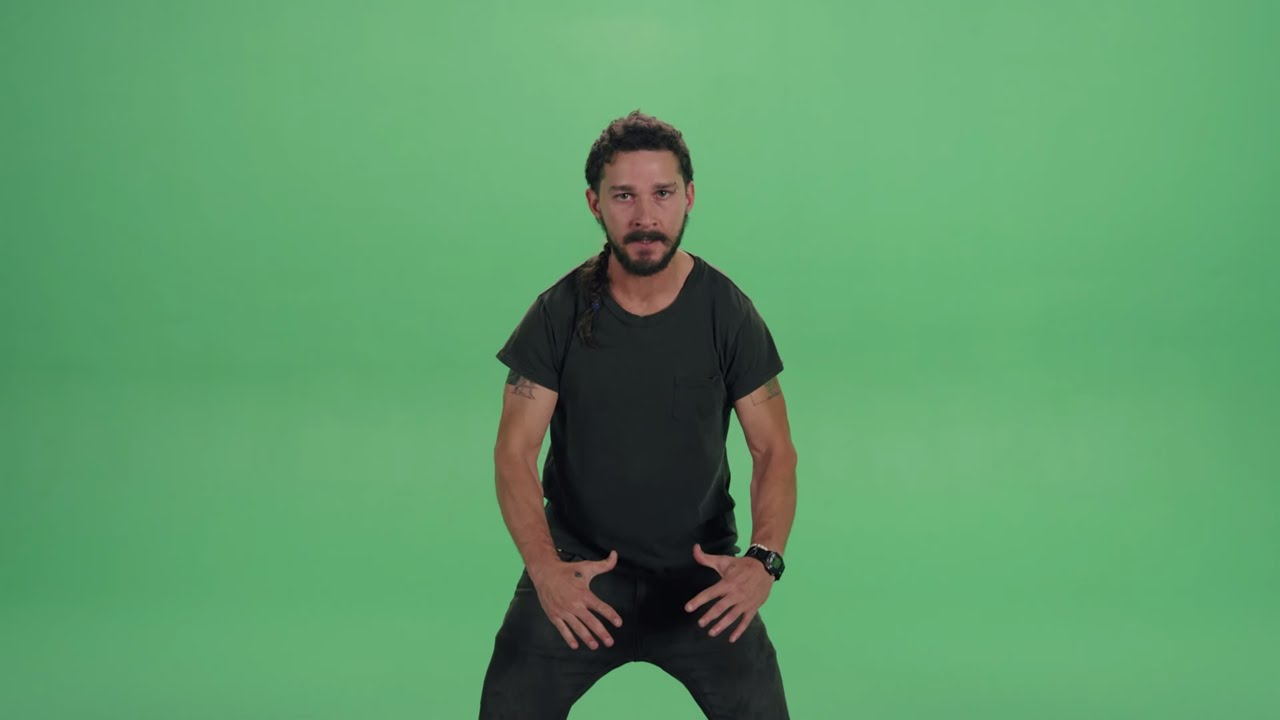
#> input picture images/test.jpg, 1280 x 720 px
$ python ImageEdgeDetection.py
#> lines starting #> are read from the running program, lines starting #| are printed output that depends on the picture
import cv2 as cv

image = cv.imread('images/test.jpg', cv.IMREAD_GRAYSCALE)
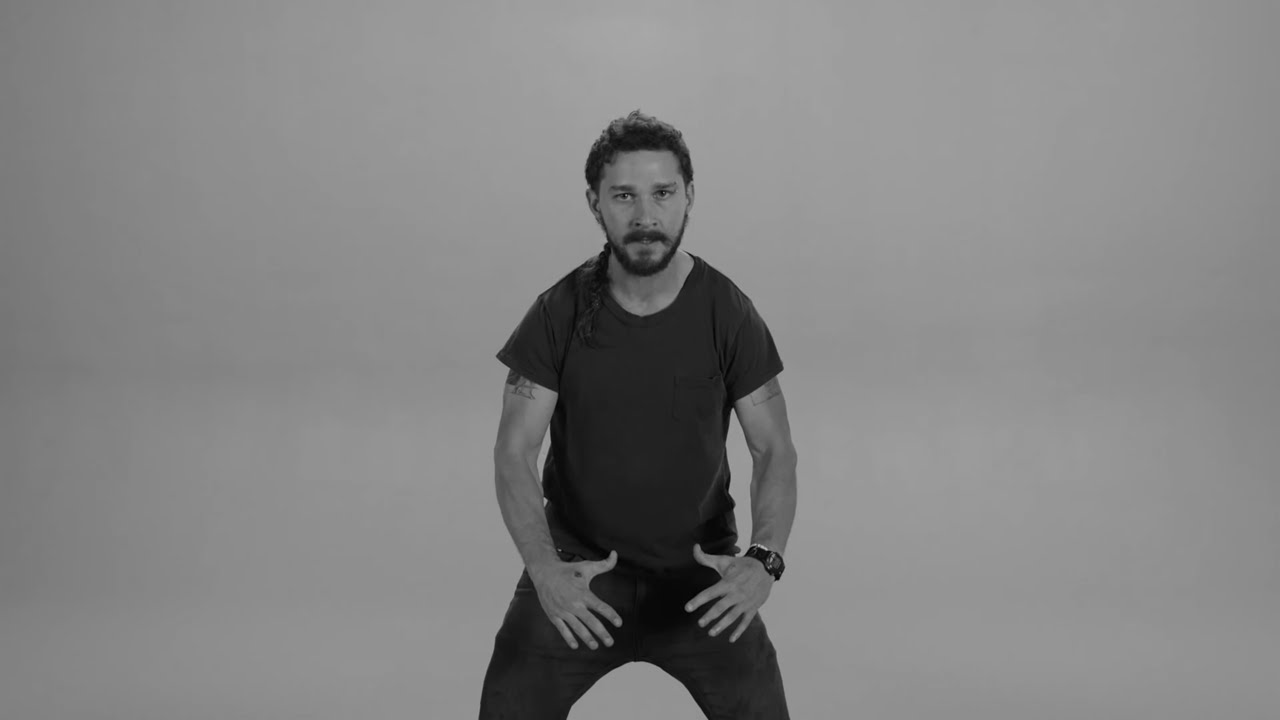
#> image: shape (720, 1280); min 1, max 186, mean 131.3

image_sobel_x = cv.Sobel(image, cv.CV_64F, 1, 0, ksize=3)
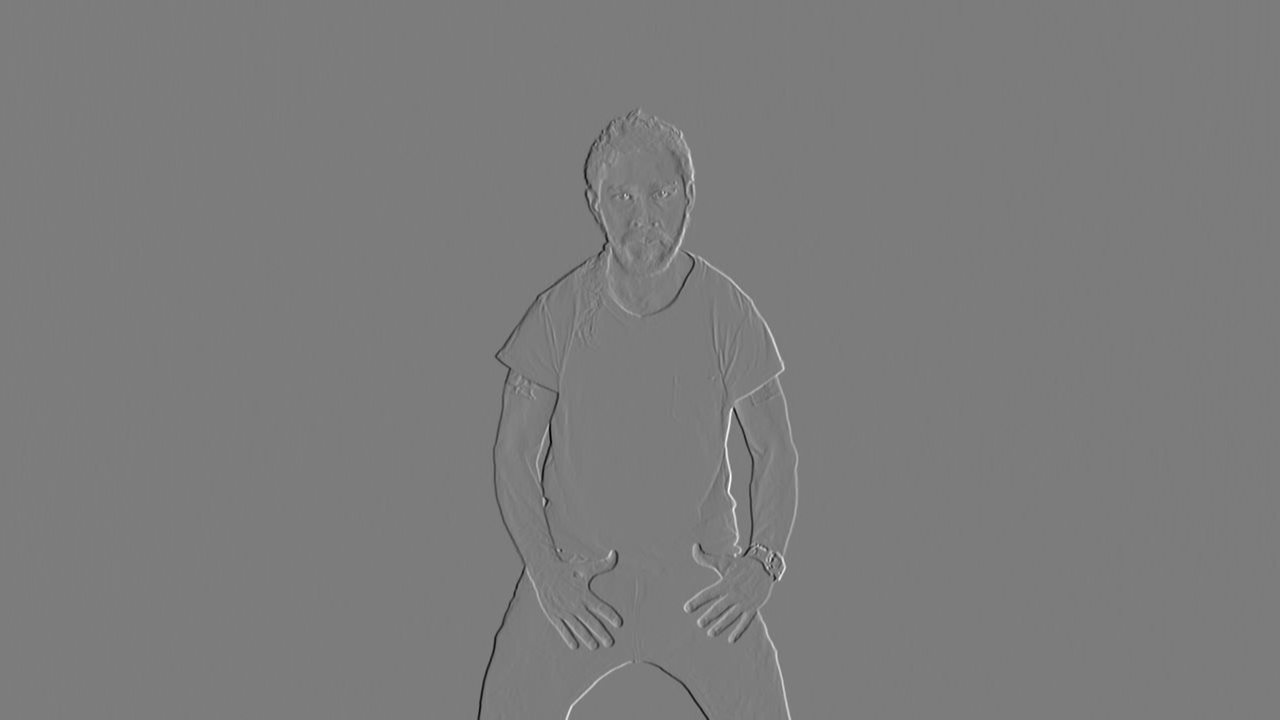
#> image_sobel_x: shape (720, 1280) float64; min -528, max 555, mean 0.1; drawn with min black and max white
image_sobel_x = cv.convertScaleAbs(image_sobel_x)

image_sobel_y = cv.Sobel(image, cv.CV_64F, 0, 1, ksize=3)
image_sobel_y = cv.convertScaleAbs(image_sobel_y)
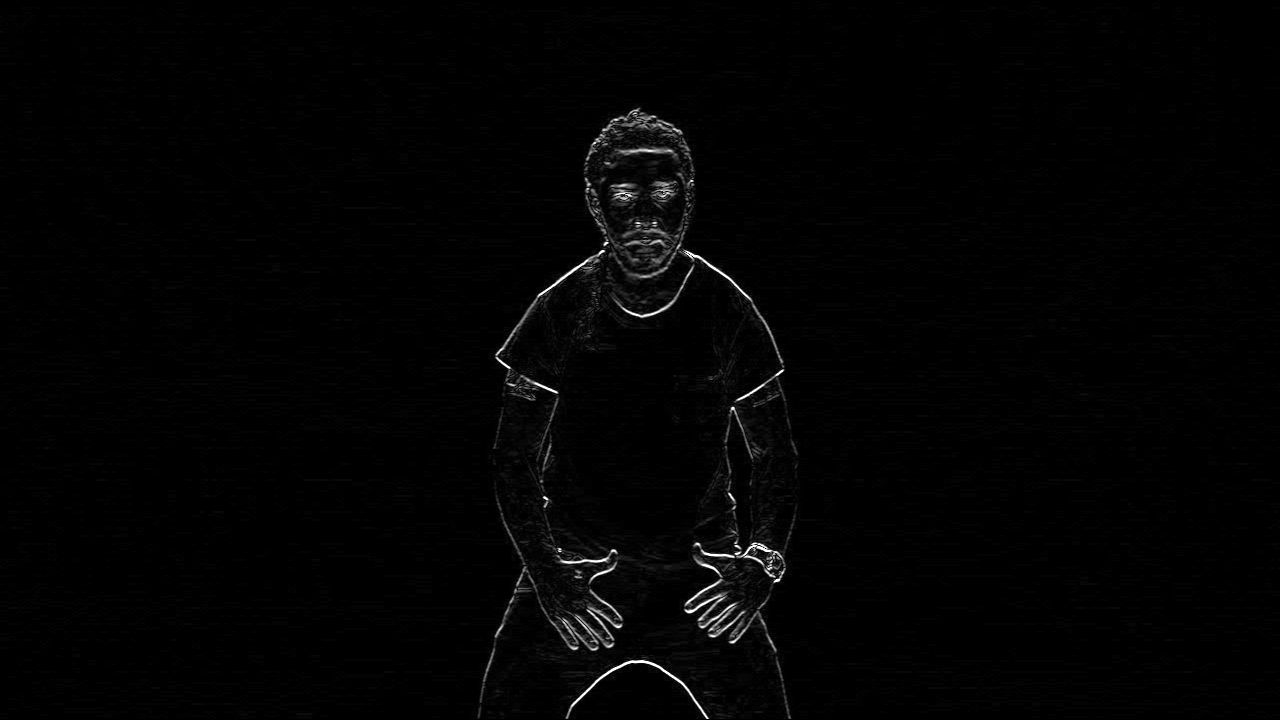
#> image_sobel_y: shape (720, 1280); min 0, max 255, mean 3

image_sobel = cv.addWeighted(image_sobel_x, 1, image_sobel_y, 1, 0)
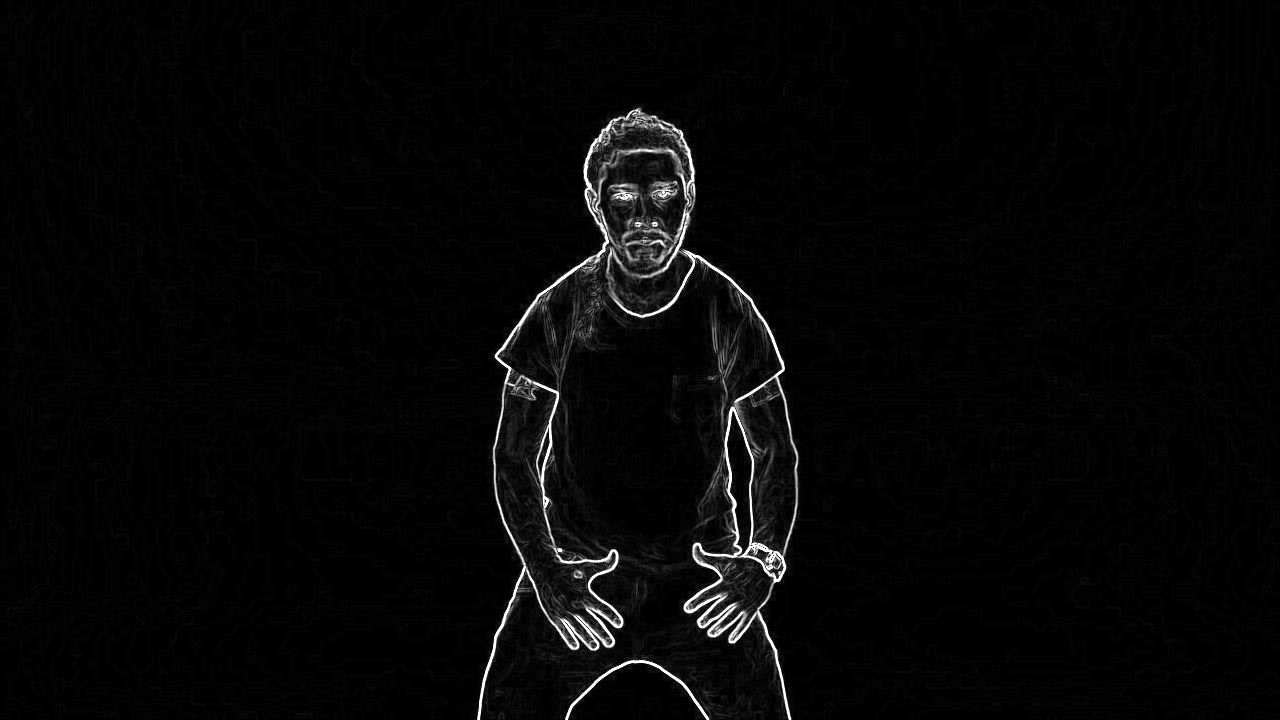
#> image_sobel: shape (720, 1280); min 0, max 255, mean 6.4

cv.imshow("sobel x", image_sobel_x)
cv.imshow("sobel y", image_sobel_y)
cv.imshow("sobel", image_sobel)

cv.waitKey(0)
#> (the run stopped early here; a loop or call above may not have finished)
